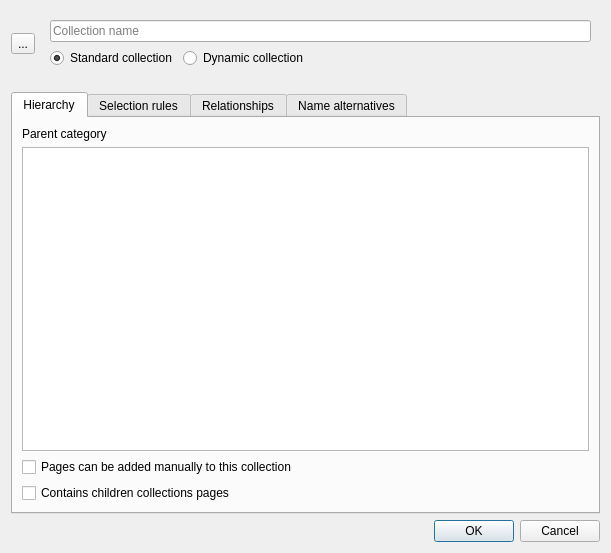
<?xml version="1.0" encoding="UTF-8"?>

<!--                                                            [licblock]
This file is part of Tkacz. 
Copyright (c) 2012-2014 Thibault Polge. All rights reserved.

This program is free software: you can redistribute it and/or modify
it under the terms of the GNU Affero General Public License as published by
the Free Software Foundation, either version 3 of the License, or
(at your option) any later version.

This program is distributed in the hope that it will be useful,
but WITHOUT ANY WARRANTY; without even the implied warranty of
MERCHANTABILITY or FITNESS FOR A PARTICULAR PURPOSE.  See the
GNU Affero General Public License for more details.

You should have received a copy of the GNU Affero General Public License
along with this program.  If not, see <http://www.gnu.org/licenses/>.
                                                               [/licblock]-->

<ui version="4.0">
 <class>CollectionEditor</class>
 <widget class="QDialog" name="CollectionEditor">
  <property name="geometry">
   <rect>
    <x>0</x>
    <y>0</y>
    <width>611</width>
    <height>553</height>
   </rect>
  </property>
  <property name="windowTitle">
   <string>Frame</string>
  </property>
  <layout class="QVBoxLayout" name="verticalLayout">
   <item>
    <widget class="QWidget" name="widget" native="true">
     <layout class="QHBoxLayout" name="horizontalLayout_3">
      <property name="leftMargin">
       <number>0</number>
      </property>
      <property name="topMargin">
       <number>0</number>
      </property>
      <property name="rightMargin">
       <number>0</number>
      </property>
      <item>
       <widget class="QWidget" name="widget_4" native="true">
        <layout class="QHBoxLayout" name="horizontalLayout_4">
         <property name="margin">
          <number>0</number>
         </property>
         <item>
          <widget class="QToolButton" name="toolButton">
           <property name="focusPolicy">
            <enum>Qt::NoFocus</enum>
           </property>
           <property name="text">
            <string>...</string>
           </property>
           <property name="icon">
            <iconset resource="../qrc/icons.qrc">
             <normaloff>:/collections/collection-dynamic</normaloff>:/collections/collection-dynamic</iconset>
           </property>
           <property name="iconSize">
            <size>
             <width>32</width>
             <height>32</height>
            </size>
           </property>
          </widget>
         </item>
         <item>
          <widget class="QWidget" name="widget_3" native="true">
           <layout class="QVBoxLayout" name="verticalLayout_7">
            <item>
             <widget class="QLineEdit" name="collectionNameLE">
              <property name="placeholderText">
               <string>Collection name</string>
              </property>
             </widget>
            </item>
            <item>
             <layout class="QHBoxLayout" name="horizontalLayout_2">
              <item>
               <widget class="QRadioButton" name="standardCollectionRB">
                <property name="text">
                 <string>Standard collection</string>
                </property>
                <property name="checked">
                 <bool>true</bool>
                </property>
               </widget>
              </item>
              <item>
               <widget class="QRadioButton" name="dynamicCollectionRB">
                <property name="text">
                 <string>Dynamic collection</string>
                </property>
                <property name="icon">
                 <iconset>
                  <normaloff>:/types/collection-dynamic</normaloff>:/types/collection-dynamic</iconset>
                </property>
               </widget>
              </item>
              <item>
               <spacer name="horizontalSpacer_2">
                <property name="orientation">
                 <enum>Qt::Horizontal</enum>
                </property>
                <property name="sizeHint" stdset="0">
                 <size>
                  <width>40</width>
                  <height>20</height>
                 </size>
                </property>
               </spacer>
              </item>
             </layout>
            </item>
           </layout>
          </widget>
         </item>
        </layout>
       </widget>
      </item>
     </layout>
    </widget>
   </item>
   <item>
    <widget class="QTabWidget" name="tabWidget">
     <property name="currentIndex">
      <number>0</number>
     </property>
     <widget class="QWidget" name="hierarchyTab">
      <attribute name="title">
       <string>Hierarchy</string>
      </attribute>
      <layout class="QVBoxLayout" name="verticalLayout_2">
       <item>
        <widget class="QLabel" name="label_3">
         <property name="text">
          <string>Parent category</string>
         </property>
        </widget>
       </item>
       <item>
        <widget class="QTreeView" name="parentTreeView">
         <property name="headerHidden">
          <bool>true</bool>
         </property>
        </widget>
       </item>
       <item>
        <widget class="QCheckBox" name="canAddPagesCB">
         <property name="text">
          <string>Pages can be added manually to this collection</string>
         </property>
        </widget>
       </item>
       <item>
        <widget class="QCheckBox" name="childrenAreSubsetsCB">
         <property name="text">
          <string>Contains children collections pages</string>
         </property>
        </widget>
       </item>
      </layout>
     </widget>
     <widget class="QWidget" name="selectionRulesTab">
      <property name="enabled">
       <bool>true</bool>
      </property>
      <attribute name="title">
       <string>Selection rules</string>
      </attribute>
      <layout class="QVBoxLayout" name="verticalLayout_4">
       <item>
        <widget class="QPlainTextEdit" name="plainTextEdit"/>
       </item>
      </layout>
     </widget>
     <widget class="QWidget" name="rsTab">
      <attribute name="title">
       <string>Relationships</string>
      </attribute>
      <layout class="QVBoxLayout" name="verticalLayout_3">
       <item>
        <widget class="QStackedWidget" name="stackedWidget">
         <widget class="QWidget" name="page">
          <layout class="QVBoxLayout" name="verticalLayout_6">
           <property name="margin">
            <number>0</number>
           </property>
           <item>
            <widget class="QTreeView" name="treeView"/>
           </item>
          </layout>
         </widget>
         <widget class="QWidget" name="page_2">
          <layout class="QVBoxLayout" name="verticalLayout_5">
           <property name="margin">
            <number>0</number>
           </property>
           <item>
            <widget class="QTextEdit" name="textEdit"/>
           </item>
          </layout>
         </widget>
        </widget>
       </item>
       <item>
        <widget class="QWidget" name="widget_2" native="true">
         <layout class="QHBoxLayout" name="horizontalLayout">
          <property name="spacing">
           <number>0</number>
          </property>
          <property name="margin">
           <number>0</number>
          </property>
          <item>
           <widget class="QToolButton" name="rsRemoveButton">
            <property name="text">
             <string>...</string>
            </property>
            <property name="icon">
             <iconset>
              <normaloff>:/actions-color/add</normaloff>:/actions-color/add</iconset>
            </property>
           </widget>
          </item>
          <item>
           <widget class="QToolButton" name="rsAddButton">
            <property name="text">
             <string>+</string>
            </property>
            <property name="icon">
             <iconset>
              <normaloff>:/actions-color/remove</normaloff>:/actions-color/remove</iconset>
            </property>
           </widget>
          </item>
          <item>
           <spacer name="horizontalSpacer">
            <property name="orientation">
             <enum>Qt::Horizontal</enum>
            </property>
            <property name="sizeHint" stdset="0">
             <size>
              <width>40</width>
              <height>20</height>
             </size>
            </property>
           </spacer>
          </item>
          <item>
           <widget class="QToolButton" name="sourceViewButton">
            <property name="text">
             <string>Source view</string>
            </property>
            <property name="checkable">
             <bool>true</bool>
            </property>
           </widget>
          </item>
         </layout>
        </widget>
       </item>
      </layout>
     </widget>
     <widget class="QWidget" name="namesTab">
      <attribute name="title">
       <string>Name alternatives</string>
      </attribute>
      <layout class="QFormLayout" name="formLayout_2">
       <property name="fieldGrowthPolicy">
        <enum>QFormLayout::ExpandingFieldsGrow</enum>
       </property>
       <item row="0" column="0">
        <widget class="QLabel" name="label_2">
         <property name="text">
          <string>Minimal name</string>
         </property>
        </widget>
       </item>
       <item row="0" column="1">
        <widget class="QLineEdit" name="lineEdit_2">
         <property name="placeholderText">
          <string>Name to use when parent category's name is visible</string>
         </property>
        </widget>
       </item>
       <item row="1" column="0">
        <widget class="QLabel" name="label_6">
         <property name="text">
          <string>Singular form</string>
         </property>
        </widget>
       </item>
       <item row="1" column="1">
        <widget class="QLineEdit" name="lineEdit_4">
         <property name="text">
          <string/>
         </property>
         <property name="placeholderText">
          <string>A description for individual objects</string>
         </property>
        </widget>
       </item>
      </layout>
     </widget>
    </widget>
   </item>
   <item>
    <widget class="QDialogButtonBox" name="buttonBox">
     <property name="standardButtons">
      <set>QDialogButtonBox::Cancel|QDialogButtonBox::Ok</set>
     </property>
    </widget>
   </item>
  </layout>
 </widget>
 <resources>
  <include location="../qrc/icons.qrc"/>
 </resources>
 <connections>
  <connection>
   <sender>buttonBox</sender>
   <signal>accepted()</signal>
   <receiver>CollectionEditor</receiver>
   <slot>accept()</slot>
   <hints>
    <hint type="sourcelabel">
     <x>300</x>
     <y>467</y>
    </hint>
    <hint type="destinationlabel">
     <x>300</x>
     <y>243</y>
    </hint>
   </hints>
  </connection>
  <connection>
   <sender>buttonBox</sender>
   <signal>rejected()</signal>
   <receiver>CollectionEditor</receiver>
   <slot>reject()</slot>
   <hints>
    <hint type="sourcelabel">
     <x>300</x>
     <y>467</y>
    </hint>
    <hint type="destinationlabel">
     <x>300</x>
     <y>243</y>
    </hint>
   </hints>
  </connection>
  <connection>
   <sender>dynamicCollectionRB</sender>
   <signal>toggled(bool)</signal>
   <receiver>canAddPagesCB</receiver>
   <slot>setDisabled(bool)</slot>
   <hints>
    <hint type="sourcelabel">
     <x>319</x>
     <y>65</y>
    </hint>
    <hint type="destinationlabel">
     <x>308</x>
     <y>456</y>
    </hint>
   </hints>
  </connection>
 </connections>
</ui>
